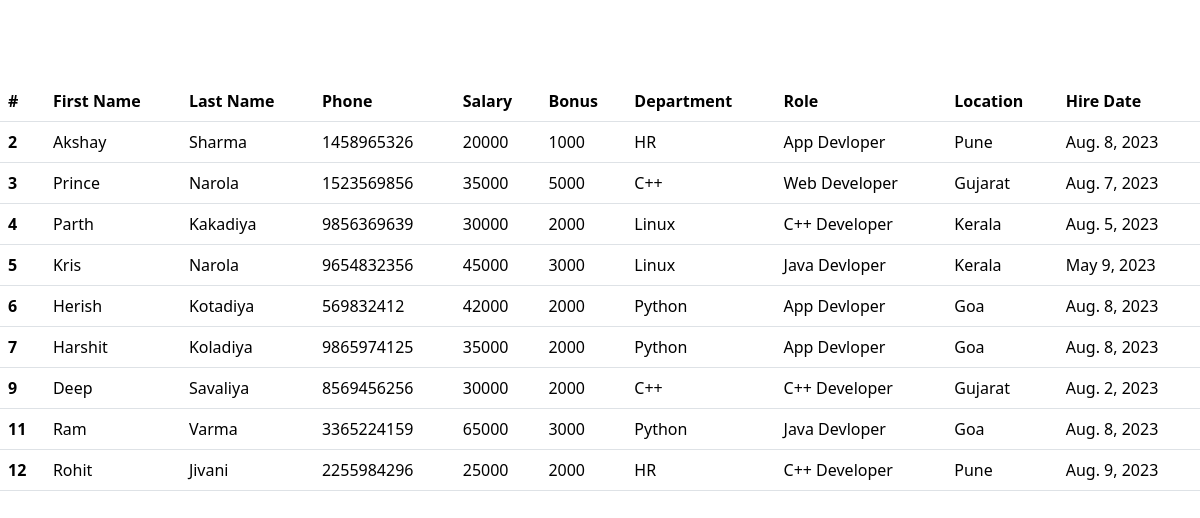
The app's page /all_emp with its own data.
### emp_app/models.py (models this page shows, shortened)
class Employee(models.Model):
    first_name = models.CharField(max_length=100, null=False)
    last_name = models.CharField(max_length=100)
    phone = models.IntegerField(default=0)
    role = models.ForeignKey(Role, on_delete=models.CASCADE)
    dept = models.ForeignKey(Department, on_delete=models.CASCADE)
    salary = models.IntegerField(default=0)
    bonus = models.IntegerField(default=0)
    hire_date = models.DateField()
    def __str__(self):
        return "%s %s %s" % (self.first_name, self.last_name, self.phone)

class Department(models.Model):
    name = models.CharField(max_length=100, null=False)
    location = models.CharField(max_length=100)

class Role(models.Model):
    name = models.CharField(max_length=100, null=False)

### emp_app/views.py (the view)
# urls.py: path('all_emp', views.all_emp, name='all_emp'),
def all_emp(request):
    emps = Employee.objects.all()
    context = {'emps': emps}
    print(context)
    return render(request, 'all_emp.html', context)

### emp_app/templates/all_emp.html (shortened to what this page needs)
<!DOCTYPE html>
<html lang="en">
    <head>
        <link href="https://cdn.jsdelivr.net/npm/bootstrap@5.3.1/dist/css/bootstrap.min.css" rel="stylesheet"
>
    </head>
    <body>
        <h1>All Employee</h1>
        <hr>
        <table class="table table-hover">
            <thead>
                <tr>
                    <th scope="col">#</th>
                    <th scope="col">First Name</th>
                    <th scope="col">Last Name</th>
                    <th scope="col">Phone</th>
                    <th scope="col">Salary</th>
                    <th scope="col">Bonus</th>
                    <th scope="col">Department</th>
                    <th scope="col">Role</th>
                    <th scope="col">Location</th>
                    <th scope="col">Hire Date</th>
                </tr>
            </thead>
            {% for emp in emps %}
            <tbody>
                <tr>
                    <th scope="row">{{emp.id}}</th>
                    <td>{{emp.first_name}}</td>
                    <td>{{emp.last_name}}</td>
                    <td>{{emp.phone}}</td>
                    <td>{{emp.salary}}</td>
                    <td>{{emp.bonus}}</td>
                    <td>{{emp.dept.name}}</td>
                    <td>{{emp.role.name}}</td>
                    <td>{{emp.dept.location}}</td>
                    <td>{{emp.hire_date}}</td>
                </tr>
            </tbody>
            {% endfor %}
        </table>
    </body>
</html>

### emp_app/templates/all_emp.html (style rules this page uses)
body { background-image: url('https://img.freepik.com/free-vector/fluid-gradient-background_23-2148962172.jpg'); background-repeat: no-repeat; background-attachment: fixed; background-size: cover; color: white; }

### records on screen
Employee: id "2", first_name "Akshay", last_name "Sharma", phone "1458965326", salary "20000", bonus "1000", dept.name "HR", role.name "App Devloper", dept.location "Pune", hire_date "Aug. 8, 2023"
Employee: id "3", first_name "Prince", last_name "Narola", phone "1523569856", salary "35000", bonus "5000", dept.name "C++", role.name "Web Developer", dept.location "Gujarat", hire_date "Aug. 7, 2023"
Employee: id "4", first_name "Parth", last_name "Kakadiya", phone "9856369639", salary "30000", bonus "2000", dept.name "Linux", role.name "C++ Developer", dept.location "Kerala", hire_date "Aug. 5, 2023"
Employee: id "5", first_name "Kris", last_name "Narola", phone "9654832356", salary "45000", bonus "3000", dept.name "Linux", role.name "Java Devloper", dept.location "Kerala", hire_date "May 9, 2023"
Employee: id "6", first_name "Herish", last_name "Kotadiya", phone "569832412", salary "42000", bonus "2000", dept.name "Python", role.name "App Devloper", dept.location "Goa", hire_date "Aug. 8, 2023"
Employee: id "7", first_name "Harshit", last_name "Koladiya", phone "9865974125", salary "35000", bonus "2000", dept.name "Python", role.name "App Devloper", dept.location "Goa", hire_date "Aug. 8, 2023"
Employee: id "9", first_name "Deep", last_name "Savaliya", phone "8569456256", salary "30000", bonus "2000", dept.name "C++", role.name "C++ Developer", dept.location "Gujarat", hire_date "Aug. 2, 2023"
Employee: id "11", first_name "Ram", last_name "Varma", phone "3365224159", salary "65000", bonus "3000", dept.name "Python", role.name "Java Devloper", dept.location "Goa", hire_date "Aug. 8, 2023"
Employee: id "12", first_name "Rohit", last_name "Jivani", phone "2255984296", salary "25000", bonus "2000", dept.name "HR", role.name "C++ Developer", dept.location "Pune", hire_date "Aug. 9, 2023"
